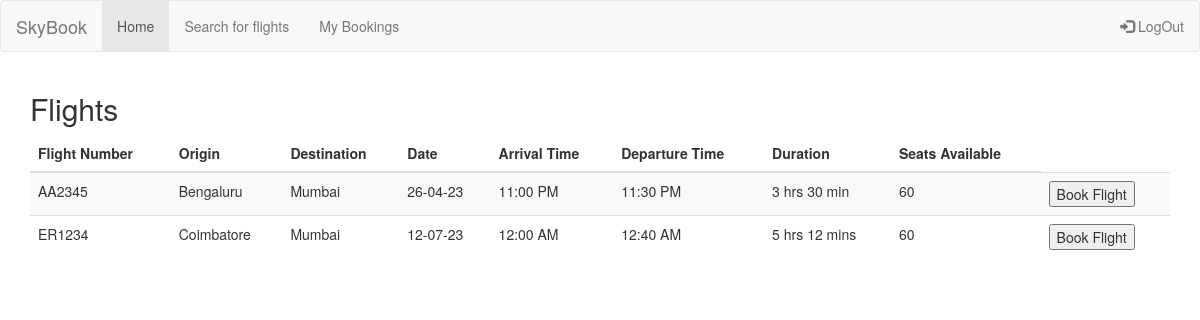
/user_dashboard/1, run on the app's committed database.
### application/models.py (models this page shows)
class Flights(db.Model):
    __tablename__ = 'flights'
    id = db.Column(db.Integer, autoincrement = True, primary_key = True, nullable = False)
    flight_number = db.Column(db.String, nullable = False)
    origin = db.Column(db.String, nullable = False)
    destination = db.Column(db.String, nullable = False)
    arrival_time = db.Column(db.String, nullable = False)
    departure_time = db.Column(db.String, nullable = False)
    date = db.Column(db.String, nullable = False)
    duration = db.Column(db.String, nullable = False)
    capacity = db.Column(db.Integer, nullable = False, default = 60)

### application/controllers.py (the view)
@app.route("/user_dashboard/<int:user_id>", methods = ['GET'])
def user_dashboard(user_id):
    flights = db.session.query(Flights).all()
    return render_template("user_dashboard.html", flights = flights, user_id = user_id)

### templates/user_dashboard.html (shortened to what this page needs)
<!DOCTYPE html>
<html>
<head>
  <link rel="stylesheet" href="{{url_for('static', filename = 'styles.css')}}">
  <link rel="stylesheet" href="https://maxcdn.bootstrapcdn.com/bootstrap/3.4.1/css/bootstrap.min.css">
</head>
<body>
    <nav class="navbar navbar-default">
        <div class="container-fluid">
          <div class="navbar-header">
            <a class="navbar-brand" href="#">SkyBook</a>
          </div>
          <ul class="nav navbar-nav">
            <li class="active"><a href="/user_dashboard/{{user_id}}">Home</a></li>
            <li><a href="/search/{{user_id}}">Search for flights</a></li>
            <li><a href="/my_bookings/{{user_id}}">My Bookings</a></li>
          </ul>
          <ul class="nav navbar-nav navbar-right">
            <li><a href="/user_logout"><span class="glyphicon glyphicon-log-in"></span> LogOut</a></li>
          </ul>
        </div>
    </nav>
    {% if flights|length == 0 %}
      <h5>No flights available. Please check back later.</h5>
      <div>
          <svg xmlns="http://www.w3.org/2000/svg" width="160" height="160" fill="currentColor" class="bi bi-trash" viewBox="0 0 16 16">
          <path d="M5.5 5.5A.5.5 0 0 1 6 6v6a.5.5 0 0 1-1 0V6a.5.5 0 0 1 .5-.5Zm2.5 0a.5.5 0 0 1 .5.5v6a.5.5 0 0 1-1 0V6a.5.5 0 0 1 .5-.5Zm3 .5a.5.5 0 0 0-1 0v6a.5.5 0 0 0 1 0V6Z"/>
          <path d="M14.5 3a1 1 0 0 1-1 1H13v9a2 2 0 0 1-2 2H5a2 2 0 0 1-2-2V4h-.5a1 1 0 0 1-1-1V2a1 1 0 0 1 1-1H6a1 1 0 0 1 1-1h2a1 1 0 0 1 1 1h3.5a1 1 0 0 1 1 1v1ZM4.118 4 4 4.059V13a1 1 0 0 0 1 1h6a1 1 0 0 0 1-1V4.059L11.882 4H4.118ZM2.5 3h11V2h-11v1Z"/>
          </svg>
      </div>
    {% else %}
        <div class="container">
            <h2>Flights</h2>
            <table class="table table-striped">
              <thead>
                <tr>
                  <th>Flight Number</th>
                  <th>Origin</th>
                  <th>Destination</th>
                  <th>Date</th>
                  <th>Arrival Time</th>
                  <th>Departure Time</th>
                  <th>Duration</th>
                  <th>Seats Available</th>
                </tr>
              </thead>
              <tbody>
                {% for flight in flights %}
                <tr>
                  <td>{{flight.flight_number}}</td>
                  <td>{{flight.origin}}</td>
                  <td>{{flight.destination}}</td>
                  <td>{{flight.date}}</td>
                  <td>{{flight.arrival_time}}</td>
                  <td>{{flight.departure_time}}</td>
                  <td>{{flight.duration}}</td>
                  <td>{{flight.capacity}}</td>
                  <td><button type="button" class="book_flight" onclick="window.location.href='/book_flight/{{flight.id}}/{{user_id}}'">Book Flight</button>                  </td>
                </tr>
                {% endfor %}
              </tbody>
            </table>
        </div>
        {% endif %}
</body>
</html>

### static/styles.css (style rules this page uses)
td { text-align: justify; }

### data on the page
Flights: flight_number "AA2345", origin "Bengaluru", destination "Mumbai", date "26-04-23", arrival_time "11:00 PM", departure_time "11:30 PM", duration "3 hrs 30 min", capacity "60"
Flights: flight_number "ER1234", origin "Coimbatore", destination "Mumbai", date "12-07-23", arrival_time "12:00 AM", departure_time "12:40 AM", duration "5 hrs 12 mins", capacity "60"
